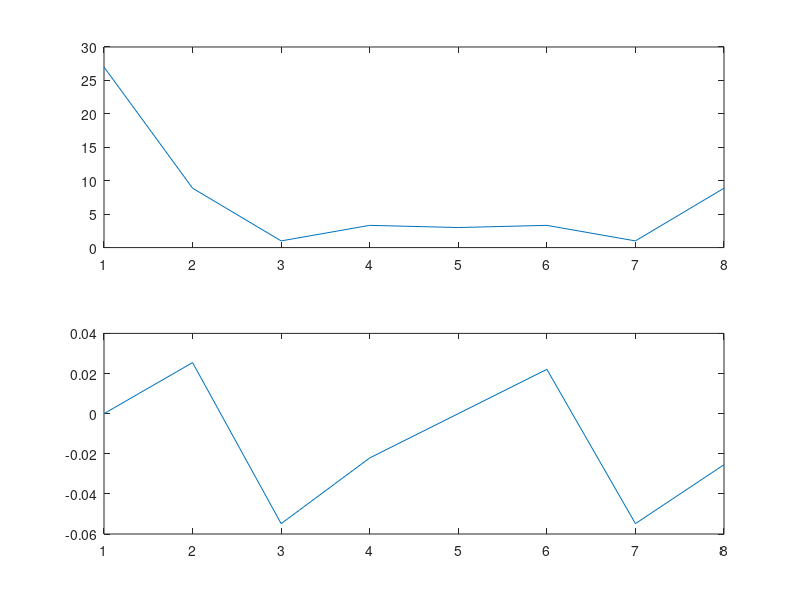

This chart was generated by the following MATLAB code:
clear all;
close all;
x=[4 2 1 2 3 4 7 4];
N=length(x);
n=0:N-1;
k=0:N-1;
wn=exp(-j*2*pi/N);
nk=n'*k;
wnnk=wn.^nk;
X=x*wnnk;


subplot(2,1,1);
plot(abs(X));
subplot(2,1,2);
plot(angle(X)*(pi/180));
